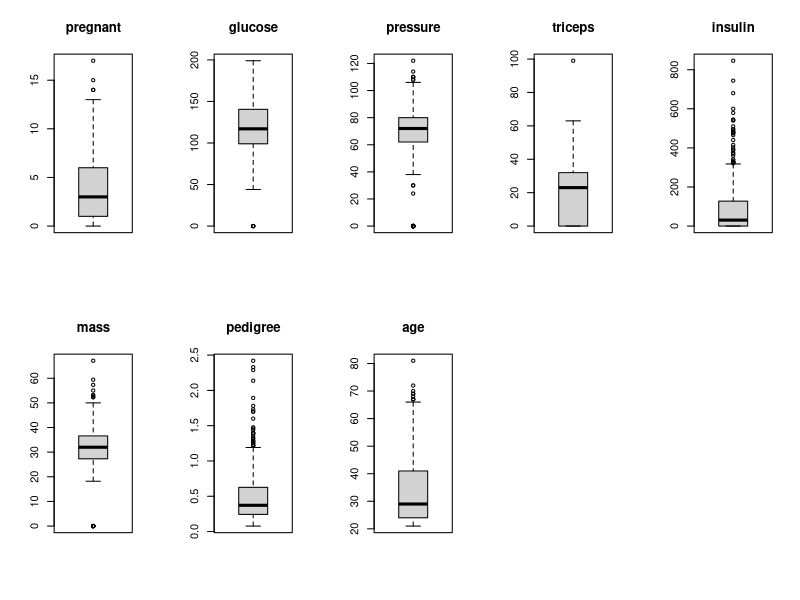
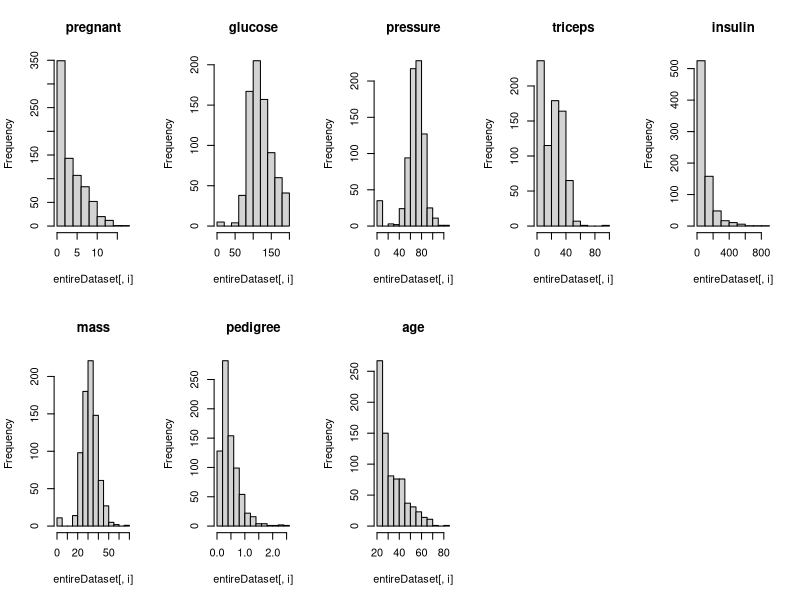
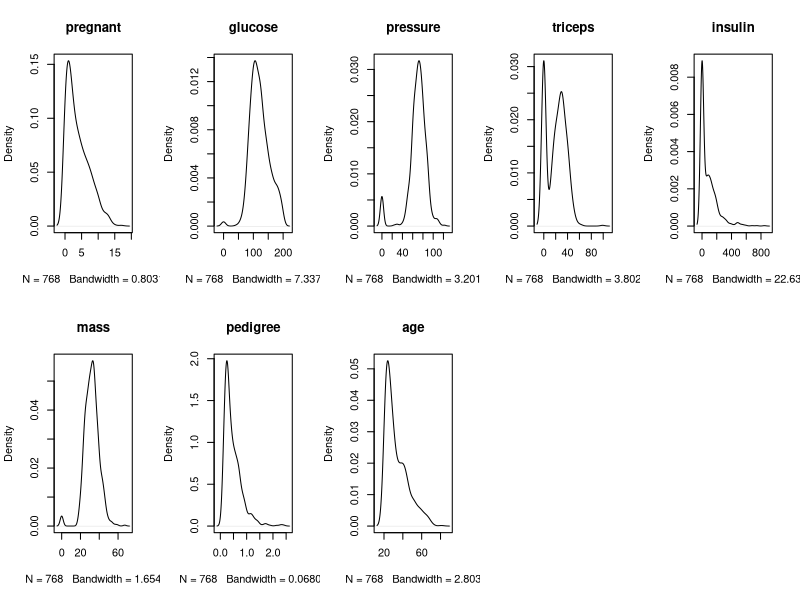
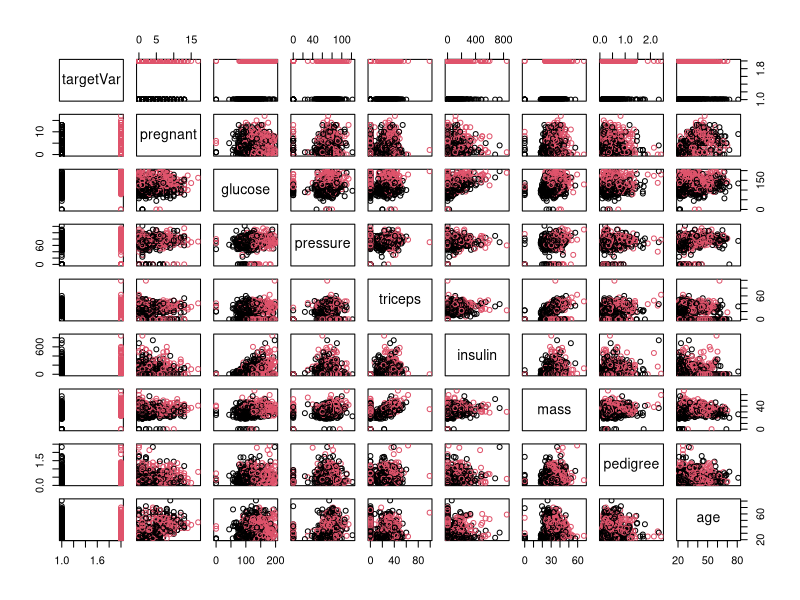
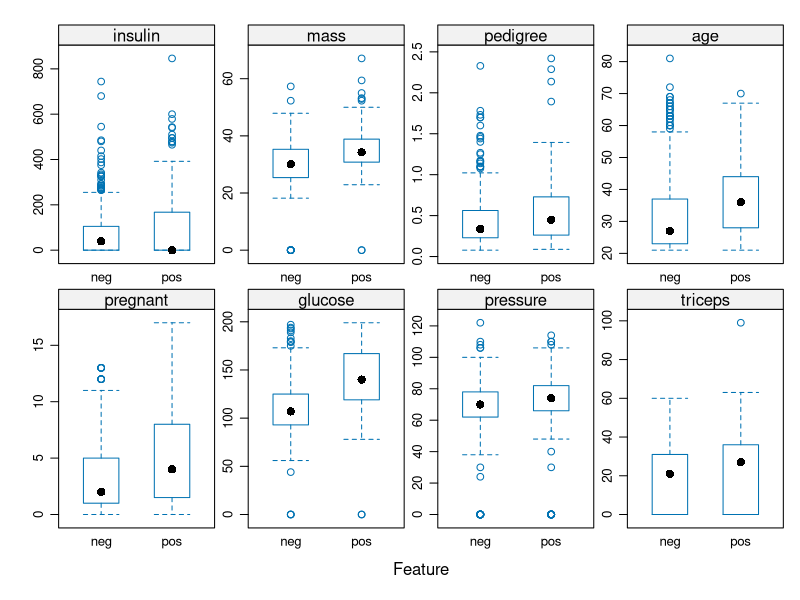
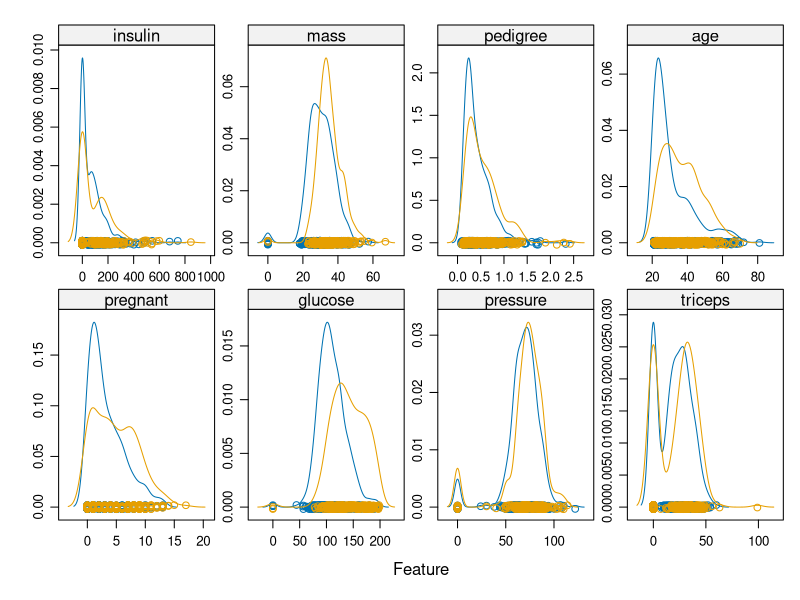
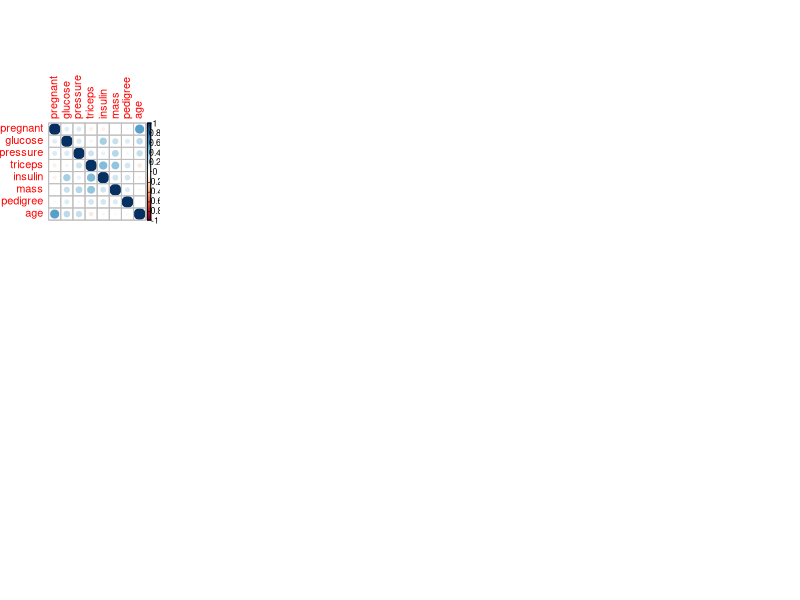

Generate these figures, in order, with R: (Note: this script raises an error after producing the figures.)
## ---- chunk 1
knitr::opts_chunk$set(echo = TRUE)
## ---- chunk 2
library(caret)
library(corrplot)
library(ROCR)
library(mlbench)
## ---- chunk 3
startTimeScript <- proc.time()
#entireDataset <- read.csv("some_dataset.csv", header= TRUE, stringsAsFactors = FALSE)
data(PimaIndiansDiabetes)
entireDataset <- PimaIndiansDiabetes

# Rename the class/target column to a standard label
colnames(entireDataset)[ncol(entireDataset)] <- "targetVar"

# Use variable totCol to hold the number of columns in the dataframe
totCol <- ncol(entireDataset)
## ---- chunk 4
head(entireDataset)
## ---- chunk 5
dim(entireDataset)
## ---- chunk 6
sapply(entireDataset, class)
## ---- chunk 7
summary(entireDataset)
## ---- chunk 8
entireDataset_x <- entireDataset[,1:(totCol-1)]
entireDataset_y <- entireDataset[,totCol]
cbind(freq=table(entireDataset_y), percentage=prop.table(table(entireDataset_y))*100)
## ---- chunk 9
sapply(entireDataset, function(x) sum(is.na(x)))
## ---- chunk 10
# Set up a variable for the total number of attribute columns (totAttr)
totAttr <- totCol-1
# Set up the number of row and columns for visualization display. dispRow * dispCol should be >= totAttr
dispCol <- 5
if (totAttr%%dispCol == 0) {
dispRow <- totAttr%/%dispCol
} else {
dispRow <- (totAttr%/%dispCol) + 1
}
cat("Will attempt to create graphics grid (col x row): ", dispCol, ' by ', dispRow)
## ---- chunk 11
# Boxplots for each attribute
par(mfrow=c(dispRow,dispCol))
for(i in 1:totAttr) {
	boxplot(entireDataset[,i], main=names(entireDataset)[i])
}
## ---- chunk 12
# Histograms each attribute
par(mfrow=c(dispRow,dispCol))
for(i in 1:totAttr) {
	hist(entireDataset[,i], main=names(entireDataset)[i])
}
## ---- chunk 13
# Density plot for each attribute
par(mfrow=c(dispRow,dispCol))
for(i in 1:totAttr) {
	plot(density(entireDataset[,i]), main=names(entireDataset)[i])
}
## ---- chunk 14
# Scatterplot matrix colored by class
pairs(targetVar~., data=entireDataset, col=entireDataset$targetVar)
## ---- chunk 15
# Box and whisker plots for each attribute by class
scales <- list(x=list(relation="free"), y=list(relation="free"))
featurePlot(x=entireDataset_x, y=entireDataset_y, plot="box", scales=scales)
## ---- chunk 16
# Density plots for each attribute by class value
featurePlot(x=entireDataset_x, y=entireDataset_y, plot="density", scales=scales)
## ---- chunk 17
# Correlation plot
correlations <- cor(entireDataset_x)
corrplot(correlations, method="circle")
## ---- chunk 18
# Not applicable for this iteration of the project.

# Mark missing values
#invalid <- 0
#entireDataset$some_col[entireDataset$some_col==invalid] <- NA

# Impute missing values
#entireDataset$some_col <- with(entireDataset, impute(some_col, mean))
## ---- chunk 19
# Not applicable for this iteration of the project.
## ---- chunk 20
# Not applicable for this iteration of the project.
## ---- chunk 21
seedNum <- 888
set.seed(seedNum)

# Create a list of the rows in the original dataset we can use for training
training_index <- createDataPartition(entireDataset$targetVar, p=0.70, list=FALSE)

# Use 70% of data to training and testing the models
training <- entireDataset[training_index,]

# Select the remaining 30% of the data for validation
validation <- entireDataset[-training_index,]
## ---- chunk 22
proc.time()-startTimeScript
## ---- chunk 23
# Run algorithms using 10-fold cross validation
control <- trainControl(method="repeatedcv", number=10, repeats=3)
metricTarget <- "Accuracy"
## ---- chunk 24
# Logistic Regression (Classification)
startTimeModule <- proc.time()
set.seed(seedNum)
fit.glm <- train(targetVar~., data=training, method="glm", metric=metricTarget, trControl=control)
proc.time()-startTimeModule
## ---- chunk 25
# Decision Tree - CART (Regression/Classification)
startTimeModule <- proc.time()
set.seed(seedNum)
fit.cart <- train(targetVar~., data=training, method="rpart", metric=metricTarget, trControl=control)
proc.time()-startTimeModule
## ---- chunk 26
# k-Nearest Neighbors (Regression/Classification)
startTimeModule <- proc.time()
set.seed(seedNum)
fit.knn <- train(targetVar~., data=training, method="knn", metric=metricTarget, trControl=control)
proc.time()-startTimeModule
## ---- chunk 27
# Support Vector Machine (Regression/Classification)
startTimeModule <- proc.time()
set.seed(seedNum)
fit.svm <- train(targetVar~., data=training, method="svmRadial", metric=metricTarget, trControl=control)
proc.time()-startTimeModule
## ---- chunk 28
# Bagged CART (Regression/Classification)
startTimeModule <- proc.time()
set.seed(seedNum)
fit.bagcart <- train(targetVar~., data=training, method="treebag", metric=metricTarget, trControl=control)
proc.time()-startTimeModule
## ---- chunk 29
# Random Forest (Regression/Classification)
startTimeModule <- proc.time()
set.seed(seedNum)
fit.rf <- train(targetVar~., data=training, method="rf", metric=metricTarget, trControl=control)
proc.time()-startTimeModule
## ---- chunk 30
# AdaBoost (Classification)
startTimeModule <- proc.time()
set.seed(seedNum)
fit.ada <- train(targetVar~., data=training, method="ada", metric=metricTarget, trControl=control)
proc.time()-startTimeModule
## ---- chunk 31
# Stochastic Gradient Boosting (Regression/Classification)
startTimeModule <- proc.time()
set.seed(seedNum)
fit.gbm <- train(targetVar~., data=training, method="gbm", metric=metricTarget, trControl=control, verbose=F)
proc.time()-startTimeModule
## ---- chunk 32
results <- resamples(list(LR=fit.glm, CART=fit.cart, kNN=fit.knn, SVM=fit.svm, BagCART=fit.bagcart, RF=fit.rf, AdaBoost=fit.ada, GBM=fit.gbm))
summary(results)
dotplot(results)
## ---- chunk 33
# Tuning algorithm #1 - Logistic Regression
# GLM requires no tuning parameters.
startTimeModule <- proc.time()
set.seed(seedNum)
fit.final1 <- fit.glm
print(fit.final1)
proc.time()-startTimeModule
## ---- chunk 34
# Tuning algorithm #2 - Support Vector Machine
startTimeModule <- proc.time()
set.seed(seedNum)
grid <- expand.grid(sigma = c(.01, .015, 0.2), C = c(0.25, 0.5, 0.75, 1))
fit.final2 <- train(targetVar~., data=training, method="svmRadial", metric=metricTarget, tuneGrid=grid, trControl=control)
plot(fit.final2)
print(fit.final2)
proc.time()-startTimeModule
## ---- chunk 35
# Tuning algorithm #3 - Stochastic Gradient Boosting
startTimeModule <- proc.time()
set.seed(seedNum)
grid <- expand.grid(.n.trees=c(50, 100, 200), .shrinkage=c(0.01, 0.05, 0.1), .interaction.depth=c(1, 2, 3), .n.minobsinnode=c(3, 5, 7))
fit.final3 <- train(targetVar~., data=training, method="gbm", metric=metricTarget, tuneGrid=grid, trControl=control, verbose=F)
plot(fit.final3)
print(fit.final3)
proc.time()-startTimeModule
## ---- chunk 36
results <- resamples(list(LogReg=fit.final1, SVM=fit.final2, GBM=fit.final3))
summary(results)
dotplot(results)
## ---- chunk 37
predictions <- predict(fit.final2, newdata=validation)
confusionMatrix(predictions, validation$targetVar)

pred <- prediction(as.numeric(predictions), as.numeric(validation$targetVar))
perf <- performance(pred, measure = "tpr", x.measure = "fpr")
plot(perf, colorize=TRUE)
auc <- performance(pred, measure = "auc")
auc <- auc@y.values[[1]]
auc
## ---- chunk 38
startTimeModule <- proc.time()
set.seed(seedNum)
grid <- expand.grid(sigma = 0.015, C = 1)
finalModel <- train(targetVar~., data=entireDataset, method="svmRadial", metric=metricTarget, tuneGrid=grid, trControl=control)
print(finalModel)
proc.time()-startTimeModule
## ---- chunk 39
#saveRDS(finalModel, "./finalModel_BinaryClass.rds")
## ---- chunk 40
proc.time()-startTimeScript
